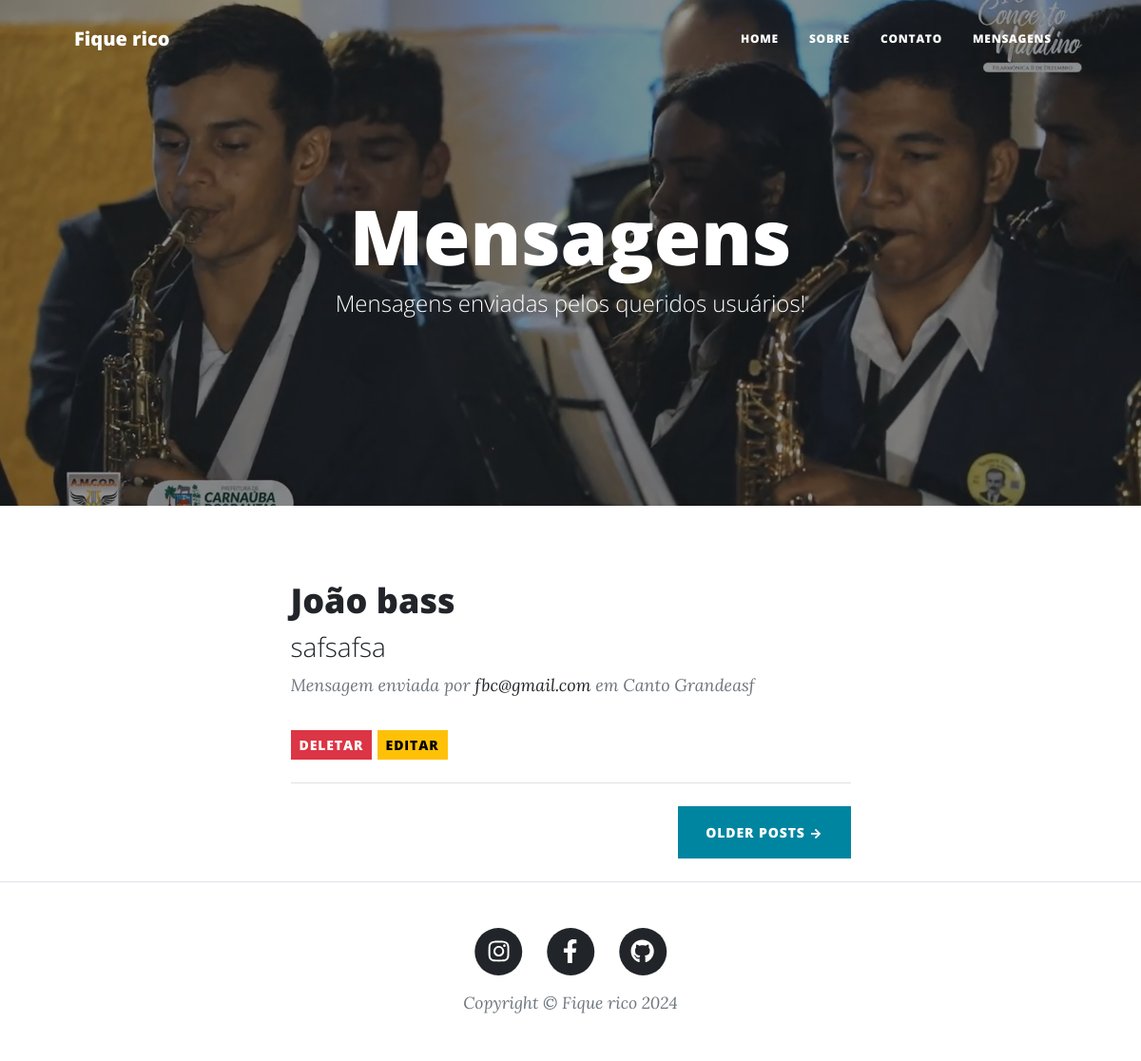
/mensagem/, run on an earlier commit of the app's database.
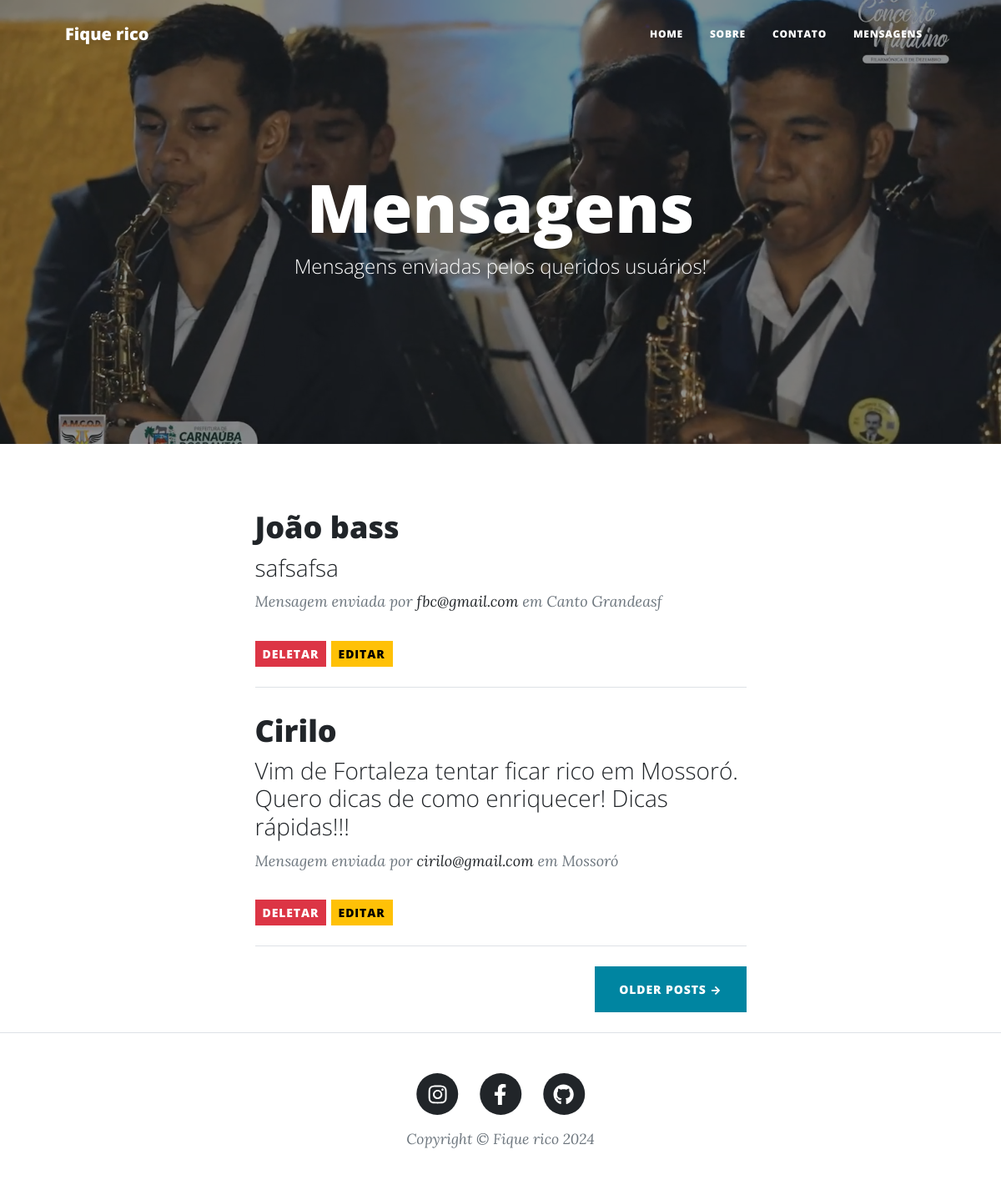
And on a later commit of the database.
### blog/models.py (models this page shows, shortened)
class Mensagem(models.Model):
    nome = models.CharField(max_length=100)
    email = models.EmailField()
    telefone = models.CharField(max_length=12)
    cidade = models.CharField(max_length=100, blank=True)
    mensagem = models.TextField(max_length=1000)
    lida = models.BooleanField(default=False)

### blog/views.py (the view)
# urls.py: path('mensagem/', views.mensagem, name='mensagem'),
def mensagem(request):
    context = {
        "mensagem" : Mensagem.objects.all(),
        "blog" : Blog.objects.first(),
    }
    return render(request, "mensagem.html", context)

### blog/templates/mensagem.html
{% extends "base.html" %}
{% load static %}
{% block header %}
<header class="masthead" style="background-image: url({{ blog.capa.url }})">
    <div class="container position-relative px-4 px-lg-5">
        <div class="row gx-4 gx-lg-5 justify-content-center">
            <div class="col-md-10 col-lg-8 col-xl-7">
                <div class="page-heading">
                    <h1>Mensagens</h1>
                    <span class="subheading">Mensagens enviadas pelos queridos usuários!</span>
                </div>
            </div>
        </div>
    </div>
</header>
{% endblock header %}
{% block content %}
<div class="container px-4 px-lg-5">
    <div class="row gx-4 gx-lg-5 justify-content-center">
        <div class="col-md-10 col-lg-8 col-xl-7">
            {% for mensagem in mensagem %}
                <div class="post-preview">
                    <a href=" {% url 'index' %} ">
                        <h2 class="post-title">{{ mensagem.nome }}</h2>
                        <h3 class="post-subtitle">{{ mensagem.mensagem }}</h3>
                    </a>
                    <p class="post-meta">
                        Mensagem enviada por
                        <a href="#!">{{ mensagem.email }}</a>
                        {% if mensagem.cidade %}
                        em {{ mensagem.cidade }}
                        {% endif %}
                    </p>
                    <a href=" {% url 'deletar_mensagem' mensagem.id %} ">
                    <button type="button" class="btn btn-danger btn-sm">DELETAR</button>
                    </a>
                    <a href=" {% url 'editar_mensagem' mensagem.id %} ">
                    <button type="button" class="btn btn-warning btn-sm">EDITAR</button>
                    </a>
                </div>
            <hr class="my-4" />
            {% endfor %}
            <div class="d-flex justify-content-end mb-4"><a class="btn btn-primary text-uppercase" href="#!">Older Posts →</a></div>
        </div>
    </div>
</div>
{% endblock content %}

What changed in the data, as far as the page shows it:
added Mensagem: nome "Cirilo", mensagem "Vim de Fortaleza tentar ficar rico em Mossoró. Quero dicas de como enriquecer! Dicas rápidas!!!", email "cirilo@gmail.com", cidade "Mossoró"
